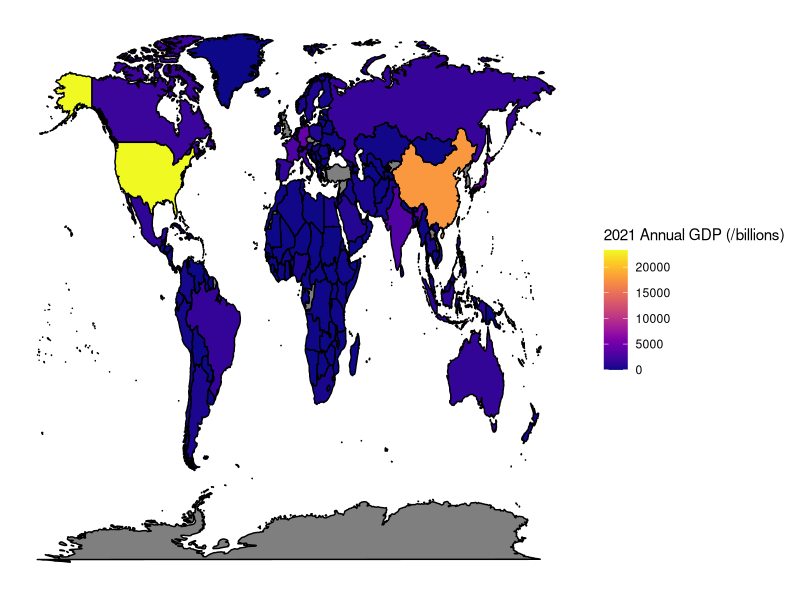

This figure's R source:
## ---- chunk 1
#install.packages("ggplot2")   #only do this once
#install.packages("tidyverse") #only do this once
## ---- chunk 2
library(ggplot2) # Load library with each session
library(tidyverse) # Load library with each session

worldGDP<- read.csv("GlobalGDP3.csv") 

#Make sure your working directory is reading where you have saved your data file, so Rstudio can locate and upload the file properly

mapData<-map_data("world")
#View(mapData) 
#View(worldGDP) 
## ---- chunk 3
colnames(worldGDP)[1] ="region" 

mapData<-left_join(mapData, worldGDP, by = "region") # Function works similarly to group_by and joins GDP into mapData by 'region' (ie. country name)
## ---- chunk 4
map1<-ggplot(mapData, mapping=aes(x= long, y=lat, group=group)) + geom_polygon(aes(fill= GDP), color="black") 
## ---- chunk 5
# install.packages("viridis") 
# install.packages("RColorBrewer") # only have to do this once
library(viridis)
library(RColorBrewer)
## ---- chunk 6
map2 <- map1 + scale_fill_viridis(name="2021 Annual GDP (/billions)", option="plasma")+
  theme(axis.text.x = element_blank(), # removes X-axis text
        axis.text.y = element_blank(), # removes y-axis text
        axis.ticks = element_blank(), # removes x-axis grid line
        axis.title.y=element_blank(), # removes y-axis title
        axis.title.x=element_blank(), # removes x-axis title
        rect = element_blank())
map2 
